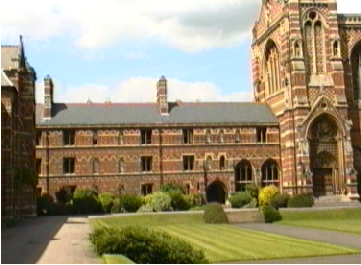
%> input picture hw6/images/keble1.png, 361 x 265 px
$ octave mosaic.m   (GNU Octave 9; MATLAB toolbox functions it lacks are replaced by stand-ins)
%> lines starting %> are read from the running program, lines starting %| are printed output that depends on the picture; in (x1, y1, x2, y2) boxes, pixels count from 0 and x2, y2 are one past the last pixel; in counts of white or black regions, pixels touching at a corner belong together; the program's own positions count from 1
### hw6/estimate_homography.m
function H = estimate_homography(PA, PB)

    size(PA)
    size(PB)

    N = size(PA, 1);

    A = zeros(2*N, 9);
    for i=1:N
        x = PA(i,1);
        y = PA(i,2);
        xp = PB(i,1);
        yp = PB(i,2);

        row1 = 2*i - 1;
        row2 = 2*i;

        A(row1,:) = [-x -y -1  0  0  0  x*xp y*xp xp];
        A(row2,:) = [ 0  0  0 -x -y -1  x*yp y*yp yp];
    end

    [~, ~, V] = svd(A);
    h = V(:, end); % smallest singular vector
    H = reshape(h, 3, 3)';

end

### hw6/apply_homography.m
function p2 = apply_homography(p1, H)

    q1 = [p1(1); p1(2); 1];
    q2 = H * q1;
    p2 = [q2(1)/q2(3), q2(2)/q2(3)];

end

### hw6/mosaic.m

im1 = imread('images/keble1.png');
%> im1 is the input picture: size 265x361x3 uint8; mean R, G, B 155.2, 144.6, 116.7
im2 = imread('images/keble2.png');
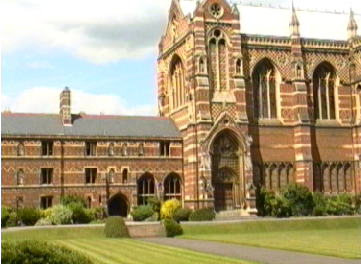
%> input picture hw6/images/keble2.png, 361 x 265 px
%> im2 is the input picture: size 265x361x3 uint8; mean R, G, B 169.4, 154.8, 120

%im1 = imread('images/uttower1.jpg');
%im2 = imread('images/uttower2.jpg');

%% identify corresponding keypoints

PA = [279 123; 255 102; 337 15; 158 103; 324 106; 265 223; 218 181; 257 41];
PB = [183 138; 160 116; 240 34;  60 115; 226 122; 167 238; 120 194; 163 55];

%PA = [373 293; 327 505;  79 618; 103 505; 314 614; 392 575; 480 309; 531 521];
%PB = [816 321; 781 537; 551 650; 566 543; 780 648; 855 608; 928 329; 1000 550];

figure('Position', [50 50 900 400]);
subplot(1, 2, 1);
imshow(im1); impixelinfo()
hold on; plot(PA(:,1), PA(:,2), 'ro');

subplot(1, 2, 2);
imshow(im2); impixelinfo()
hold on; plot(PB(:,1), PB(:,2), 'bo');
%> after `plot(PB(:,1), PB(:,2), 'bo')`:
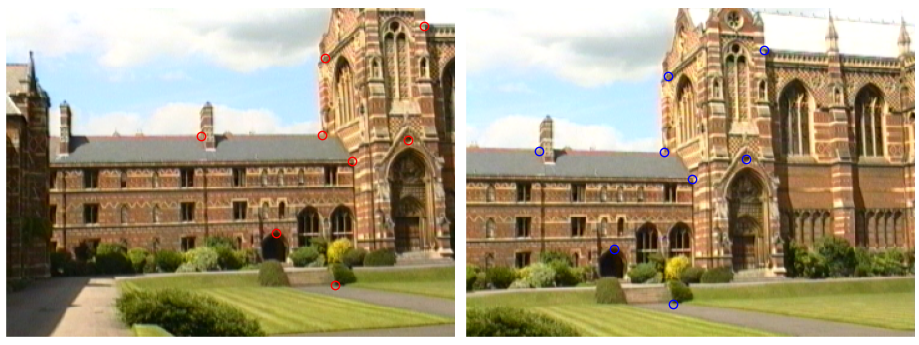
%> figure redrawn from the program's plot data, 2 panels

%% estimate homography

H = estimate_homography(PA, PB);

%% apply homography

p1 = [163 78];
%p1 = [462 502]

p2 = apply_homography(p1, H);

figure('Position', [50 50 900 400]);
subplot(1, 2, 1);
imshow(im1);
hold on;
plot(p1(:,1), p1(:,2), 'go');

subplot(1, 2, 2);
imshow(im2);
hold on;
plot(p2(:,1), p2(:,2), 'yo');

saveas(gcf, 'keble_onept.png');
%saveas(gcf, 'uttower_onept.png');

%% create mosaic image

[H1, W1, ~] = size(im1);
%> H1 = 265; W1 = 361
[H2, W2, ~] = size(im2);
%> H2 = 265; W2 = 361

im3 = uint8(zeros(3*H2, 3*W2, 3));
im3(H2+1:H2*2, W2+1:W2*2, :) = im2;
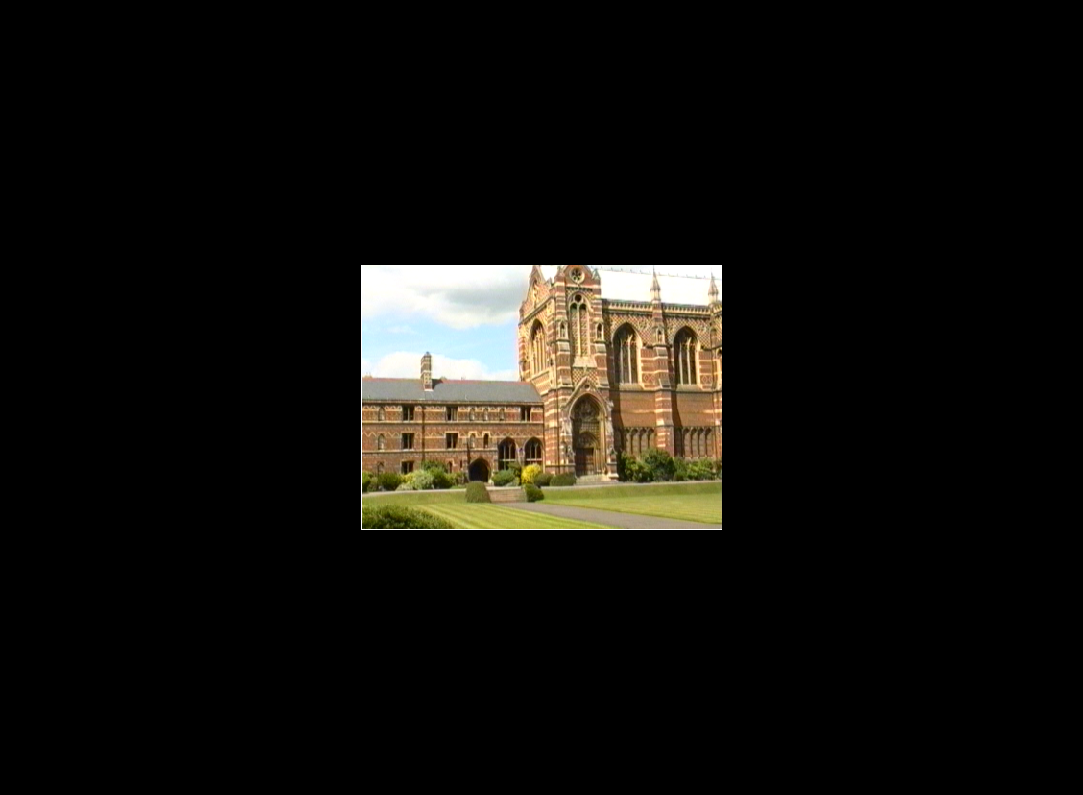
%> im3: size 795x1083x3 uint8; mean R, G, B 18.8, 17.2, 13.3

for x=1:W2
    for y=1:H2
        p1 = [x, y];
        p2 = apply_homography(p1, H);
        p2 = p2 + [W2, H2];

        fxp = floor(p2(1));
        fyp = floor(p2(2));
        cxp = ceil(p2(1));
        cyp = ceil(p2(2));

        im3(fyp,fxp,:) = im1(y,x,:);
        im3(fyp,cxp,:) = im1(y,x,:);
        im3(cyp,fxp,:) = im1(y,x,:);
        im3(cyp,cxp,:) = im1(y,x,:);
    end
end
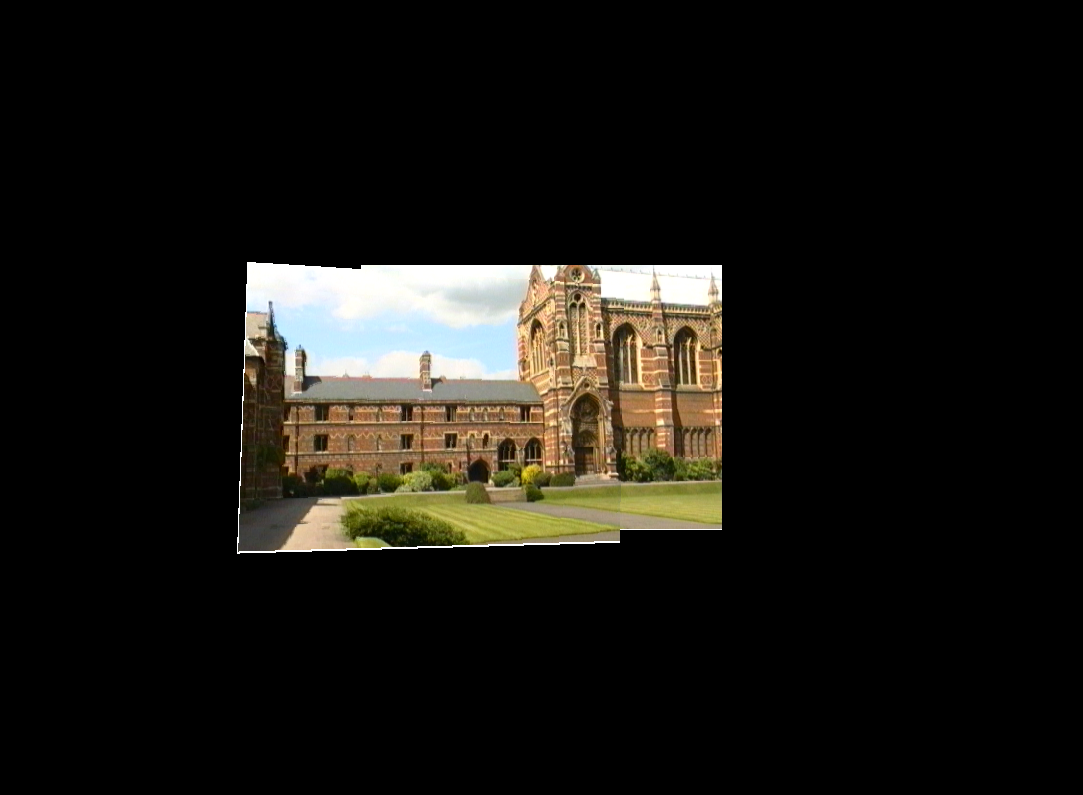
%> im3: size 795x1083x3 uint8; 12.09% of pixels changed, all inside (x1, y1, x2, y2) = (237, 262, 624, 554)

figure;
imshow(im3);
saveas(gcf, 'keble_mosaic.png')
%saveas(gcf, 'uttower_mosaic.png')
